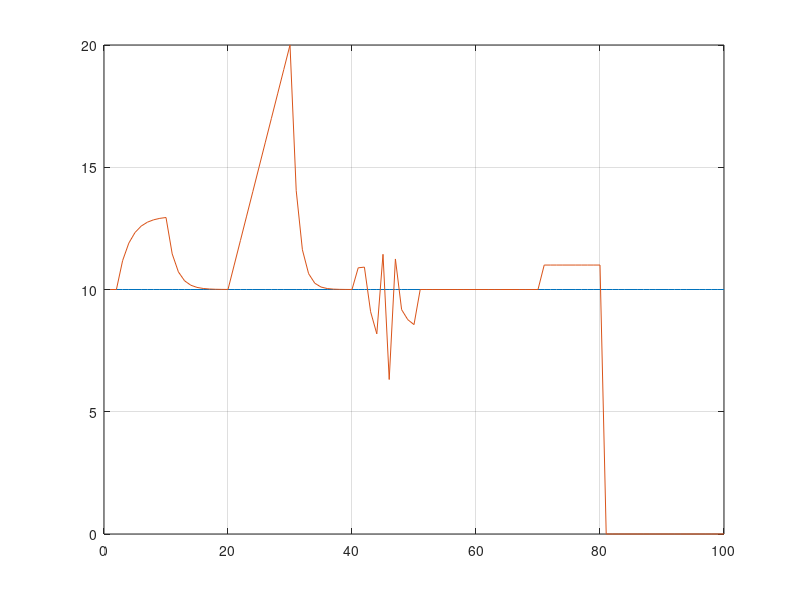

Reproduce this figure in MATLAB.
%% Sensor fault models based on Reppa et al. 2016

clear
y0 = 10*ones(1,100)% %+ 0.5* sin(1:100);
figure
plot(y0)
hold on

events.t1{1} = 2 % time step start
events.t2{1} = 10 % time step end
events.a1{1} = 0.5 % parameter in occurance evolution profile function
events.a2{1} = 0.7 % parameter in dissapearance evolution profile function
events.functiontype{1} = 'constant'; 
events.functionpar{1} = 3  %constant difference

events.t1{2} = 20 % time step start
events.t2{2} = 30 % time step end
events.a1{2} = 999999 % parameter in occurance evolution profile function
events.a2{2} = 1 % parameter in dissapearance evolution profile function
events.functiontype{2} = 'drift'; 
events.functionpar{2} = 1  %constant difference

events.t1{3} = 40 % time step start
events.t2{3} = 50 % time step end
events.a1{3} = 100 % parameter in occurance evolution profile function
events.a2{3} = 100 % parameter in dissapearance evolution profile function
events.functiontype{3} = 'normal'; 
events.functionpar{3} = 2  %constant difference

events.t1{4} = 70 % time step start
events.t2{4} = inf % time step end
events.a1{4} = 999999 % parameter in occurance evolution profile function
events.a2{4} = 0.7 % parameter in dissapearance evolution profile function
events.functiontype{4} = 'percentage'; 
events.functionpar{4} = 0.1  %constant difference

events.t1{5} = 80 % time step start
events.t2{5} = inf % time step end
events.a1{5} = 999999 % parameter in occurance evolution profile function
events.a2{5} = 0.7 % parameter in dissapearance evolution profile function
events.functiontype{5} = 'stuckzero'; 
events.functionpar{5} = 0  %constant difference


n = length(events.t1);

df = zeros(length(y0));
beta = zeros(length(y0));
f = zeros(length(y0));

for k = 1:length(y0)
    y0k = y0(k);
    for i = 1 : n
        T1 = events.t1{i};
        T2 = events.t2{i};
        a1 = events.a1{i};
        a2 = events.a2{i};
        ftype = events.functiontype{i};
        fpar = events.functionpar{i};
        
        b1 = 0;
        b2 = 0;
        if k >= T1   
            b1 = 1 - exp(- a1 * (k-T1));
        end
        if k >= T2 
            b2 = 1 - exp(- a2 * (k-T2));
        end
         
        b = b1 - b2;
        
        phi = 0;
        
        if b > 0 
            if strcmp(ftype,'constant') 
                phi = fpar;
            end
            if strcmp(ftype,'drift') 
                phi = fpar * (k - T1);
            end
            if strcmp(ftype,'normal') 
                phi = normrnd(0,fpar);
            end
            if strcmp(ftype,'percentage') 
                phi = fpar*y0k;
            end
            if strcmp(ftype,'stuckzero') 
                phi = -y0k;
            end            
        end
        
        df = b * phi;
        
        y0k = y0k + df;
    end
    y(k) = y0k;
end

plot(y)

grid on
